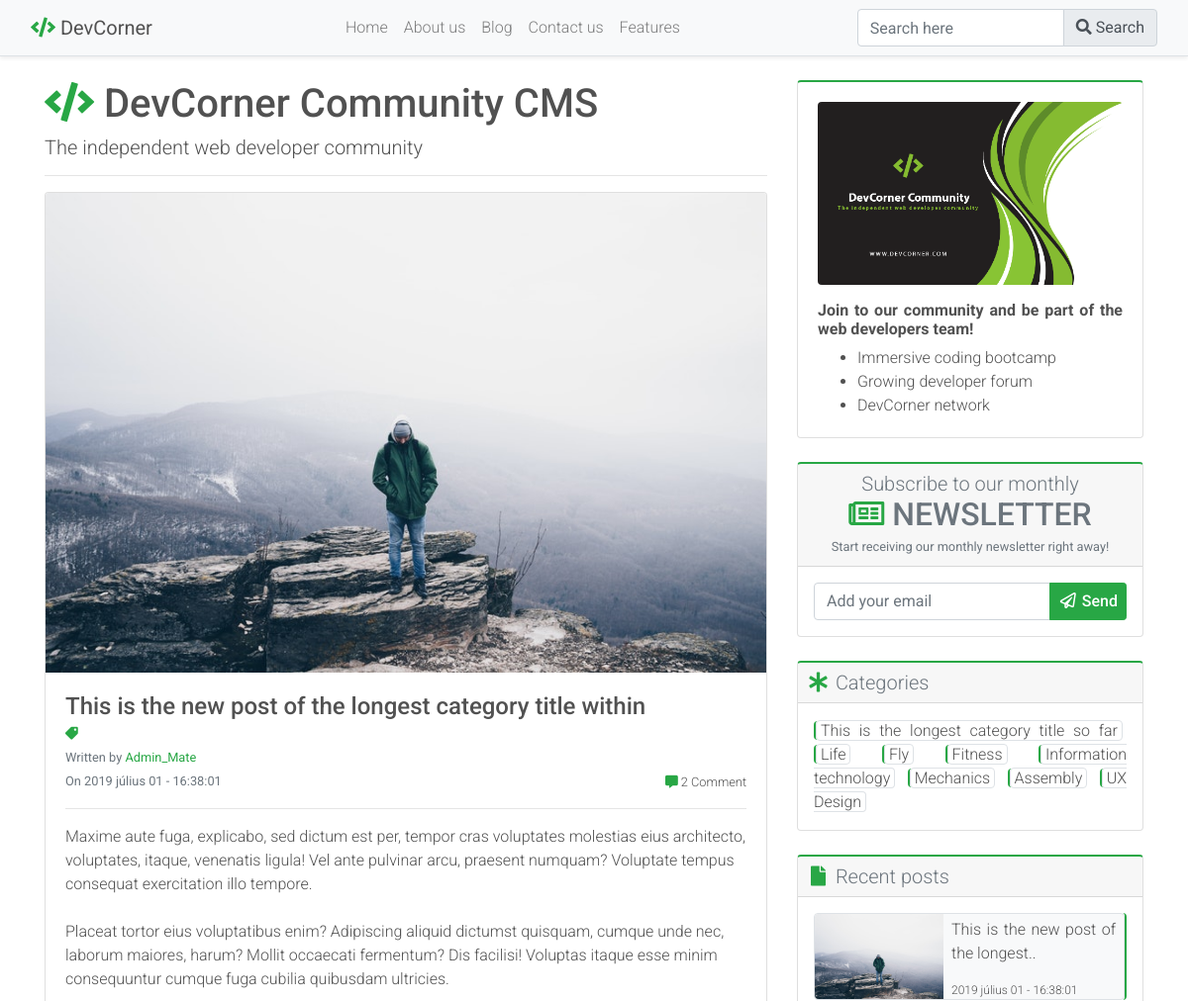
/post_full.php?id=34 (upper part), run on an earlier commit of the app's database.
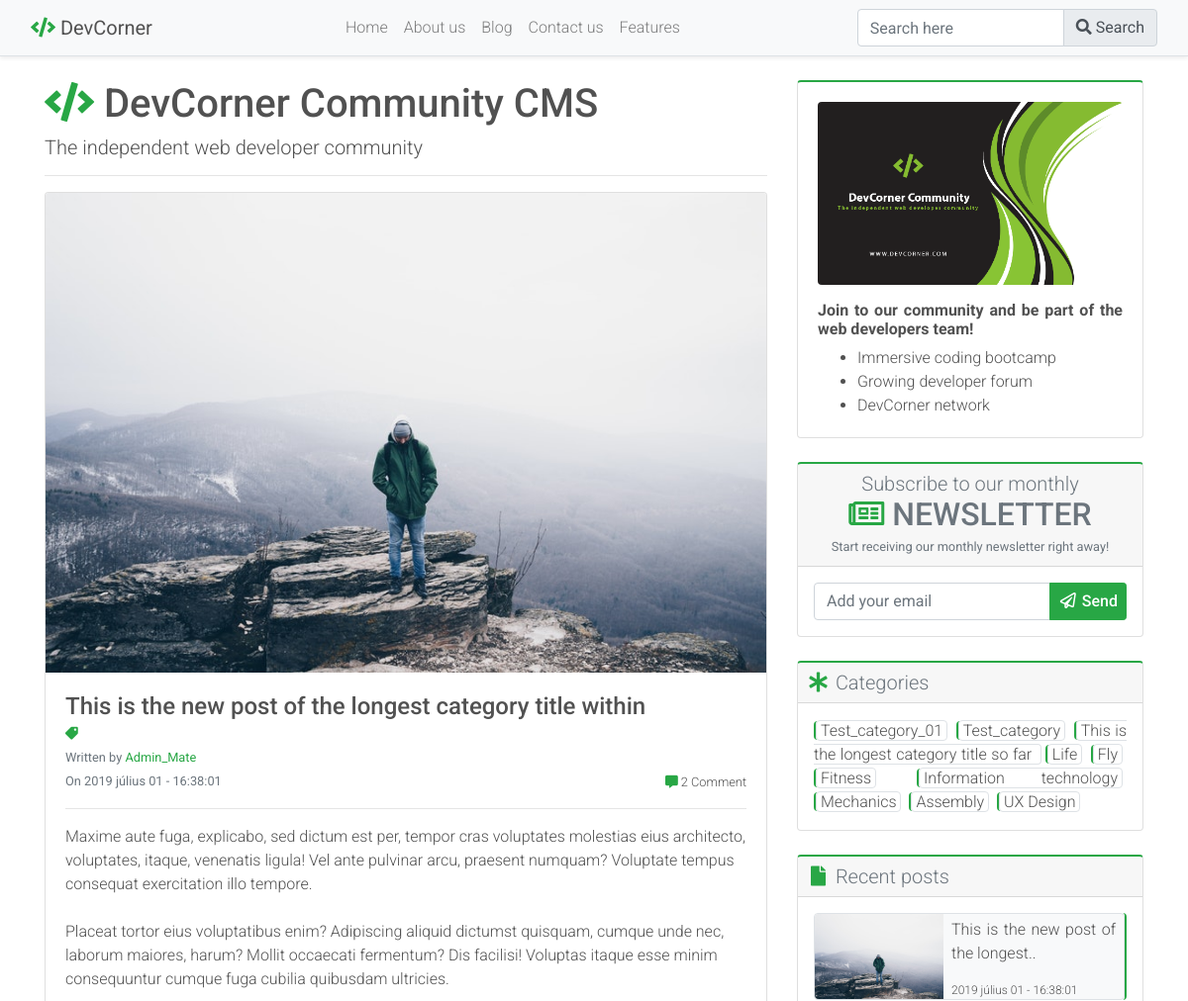
And on a later commit of the database.
### tables this page shows
CREATE TABLE `posts` (
  `id` int(10) NOT NULL,
  `datetime` varchar(50) NOT NULL,
  `title` varchar(300) NOT NULL,
  `category_id` int(11) NOT NULL COMMENT 'Foreign key to category table',
  `author` varchar(50) NOT NULL,
  `image` varchar(50) NOT NULL,
  `post` varchar(10000) NOT NULL
);

CREATE TABLE `category` (
  `id` int(10) NOT NULL,
  `title` varchar(50) NOT NULL,
  `author` varchar(50) NOT NULL,
  `datetime` varchar(50) NOT NULL
);

### includes/functions.php (called while the page is built, shortened)
<?php require_once("includes/db.php"); ?>
<?php
  function   comment_approve($post_id){
    global $connecting_db;
    $sql_approve  = "SELECT COUNT(*) FROM comments WHERE post_id='$post_id' AND status=1";
    $stmt_approve = $connecting_db->query($sql_approve);
    $total_rows   = $stmt_approve->fetch();
    $total        = array_shift($total_rows);
    return $total;
  }
?>

### partials/sidebar_right.php (the view, shortened to what this page needs)
<div class="card line_top">
  <div class="card-body">
    <a href="https://github.com/r4nd3l" target="_blank" title="GitHub Repo">
      <img src="img/devcorner_card.png" class="d-block img-fluid mb-3 rounded" alt="side_banner">
    </a>
    <div class="text-justify">
      <h6 class="font-weight-bold">Join to our community and be part of the web developers team!</h6>
      <ul class="m-0">
        <li>Immersive coding bootcamp</li>
        <li>Growing developer forum</li>
        <li>DevCorner network</li>
      </ul>
    </div>
  </div>
</div>
<br>
<div class="card line_top">
  <div class="card-header text-secondary text-center p-2">
    <h2 class="lead m-0">Subscribe to our monthly</h2>
    <h2 class="m-0"><i class="far fa-newspaper text-success"></i> NEWSLETTER</h2>
    <small>Start receiving our monthly newsletter right away!</small>
  </div>
  <div class="card-body p-3">
    <div class="input-group">
      <input type="text" class="form-control" name="" placeholder="Add your email">
      <div class="input-group-append">
        <button class="btn btn-success btn-sm text-center text-white">
          <h6 class="m-0"><i class="far fa-paper-plane fa-fw"></i> Send</h6>
        </button>
      </div>
    </div>
  </div>
</div>
<br>
<div class="card line_top">
  <div class="card-header text-secondary p-2">
    <h2 class="lead m-0"><i class="fas fa-asterisk fa-fw text-success"></i> Categories</h2>
  </div>
  <div class="card-body text-justify p-3">
    <?php
    global $connecting_db;
    $sql = "SELECT * FROM category ORDER BY id desc";
    $stmt = $connecting_db->query($sql);
    while ($data_rows = $stmt->fetch()) {
      $category_name = $data_rows["title"];
      ?>
      <span class="line_left">
        <a class="border rounded mr-1" href="blog.php?category=<?php echo $category_name; ?>"><span class="mx-1"><?php echo $category_name; ?></span></a>
      </span>
    <?php } ?>
  </div>
</div>
<br>
<div class="card line_top">
  <div class="card-header text-secondary p-2">
    <h2 class="lead m-0"><i class="fas fa-file fa-fw text-success"></i> Recent posts</h2>
  </div>
  <div class="card-body p-3">
    <?php
      global $connecting_db;
      $sql = "SELECT * FROM posts ORDER BY id desc LIMIT 0,5";
      $stmt = $connecting_db->query($sql);
      while ($data_rows = $stmt->fetch()) {
        $id       = $data_rows['id'];
        $title    = $data_rows['title'];
        $datetime = $data_rows['datetime'];
        $image    = $data_rows['image'];
    ?>
      <div class="rounded line_right mb-3 _last">
        <div class="media border rounded bg-light">
          <a href="post_full.php?id=<?php echo htmlentities($id); ?>">
            <img src="uploads/<?php echo htmlentities($image); ?>" class="d-block img-fluid align-self-start rounded-left" width="130" alt="<?php echo htmlentities($title); ?>" title="<?php echo basename(htmlentities($image)); ?>">
          </a>
          <div class="media-body mx-2">
            <a href="post_full.php?id=<?php echo htmlentities($id); ?>">
              <p class="lead fs_4 text-justify mt-1"><?php if(strlen($title)>35){$title = substr($title,0,35).'..';} echo htmlentities($title); ?></p>
            </a>
            <p class="mb-0 fs_3"><?php echo htmlentities($datetime); ?></p>
          </div>
        </div>
      </div>
    <?php } ?>
  </div>
</div>

### post_full.php (shortened to what this page needs)
<?php require_once("includes/db.php"); ?>
<?php require_once("includes/functions.php"); ?>
<!DOCTYPE html>
<html lang="en">
<head>
    <?php require_once('partials/header.php'); ?>
</head>
<body>
    <?php require_once("partials/navbar_public.php"); ?>
  <div class="container">
    <div class="row mt-4">
      <div class="col-sm-8">
        <h1><i class="fas fa-code text-success"></i> DevCorner Community CMS</h1>
        <h1 class="lead">The independent web developer community</h1>
        <hr>
        <?php
          global $connecting_db;
          if (isset($_GET["search_button"])) {
            $search = $_GET["Search"];
            $sql = "SELECT * FROM posts
            WHERE datetime LIKE :search
            OR title LIKE :search
            OR category LIKE :search
            OR post LIKE :search";
            $stmt = $connecting_db->prepare($sql);
            $stmt->bindValue(':search','%'.$search.'%');
            $stmt->execute();
          }
          else{
            $postIdFromURL = $_GET["id"];
            $sql = "SELECT * FROM posts WHERE id='$postIdFromURL'";
            $stmt = $connecting_db->query($sql);
          }
          while($data_rows = $stmt->fetch()){
            $postId            = $data_rows["id"];
            $datetime          = $data_rows["datetime"];
            $post_title        = $data_rows["title"];
            $category          = $data_rows["category_title"];
            $admin             = $data_rows["author"];
            $image             = $data_rows["image"];
            $post_description  = $data_rows["post"];
        ?>
        <div class="card mb-5">
          <img src="uploads/<?php echo htmlentities($image); ?>" class="img-fluid card-img-top" title="<?php echo $image; ?>" alt="<?php echo $image; ?>">
          <div class="card-body">
            <h4 class="bard-title mb-0"><?php echo htmlentities($post_title); ?></h4>
            <small class="text-muted"><i class="fas fa-tag fa-flip-horizontal text-success"></i> <a href=blog.php?category=<?php echo htmlentities($category); ?>"><?php echo htmlentities($category); ?></a></small><br>
            <small class="text-muted">Written by <a href="profile_public.php?username=<?php echo htmlentities($admin); ?>" class="text-success"><?php echo htmlentities($admin); ?></a><br>
            On <?php echo htmlentities($datetime); ?></small>
            <span class="float-right fieldInfo_2 mt-1"><i class="fas fa-comment-alt text-success"></i> <?php echo  comment_approve($postId);?> <a href="#sec_comment" class="scroll_to_section">Comment</a></span>
            <hr>
            <p class="card-text">
              <?php echo nl2br($post_description); ?></p>
          </div>
        </div>
        <?php } ?>
            <?php
              global $connecting_db;
            ?>
      </div>
      <div class="col-sm-4">
        <?php require_once("partials/sidebar_right.php"); ?>
      </div>
    </div>
  </div>
</body>
</html>

### partials/header.php (shortened to what this page needs)
<link rel="stylesheet" href="https://use.fontawesome.com/releases/v5.8.2/css/all.css">
<link rel="stylesheet" href="css/bootstrap_4.3.1.css">
<link rel="stylesheet" href="css/styles.css" type="text/css">

### partials/navbar_public.php (shortened to what this page needs)
<nav class="navbar navbar-expand-lg navbar-light bg-light border-bottom sticky-top shadow-sm">
  <div class="container-fluid">
    <a href="" class="navbar-brand"><i class="fas fa-code text-success"></i> DevCorner</a>
    <div class="collapse navbar-collapse" id="navbar_collapse_CMS">
      <ul class="navbar-nav m-auto">
        <li class="nav-item"><a href="blog.php" class="nav-link">Home</a></li>
        <li class="nav-item"><a href="about_us.php" class="nav-link">About us</a></li>
        <li class="nav-item"><a href="blog.php" class="nav-link">Blog</a></li>
        <li class="nav-item"><a href="contact.php" class="nav-link">Contact us</a></li>
        <li class="nav-item"><a href="features.php" class="nav-link">Features</a></li>
      </ul>
      <ul class="navbar-nav">
        <form class="" action="blog.php">
          <div class="input-group">
            <input type="text" class="form-control" name="Search" placeholder="Search here" aria-label="Search here" aria-describedby="basic-addon2">
            <div class="input-group-append">
              <button class="input-group-text" id="basic-addon2" name="search_button">
                <span class="align-sub"><i class="fas fa-search"></i> Search</span>
              </button>
            </div>
          </div>
        </form>
      </ul>
    </div>
  </div>
</nav>

### css/styles.css (style rules this page uses)
*, *::before, *::after { box-sizing: border-box; }
:root { --dc-: #28a745; --rgba-dc-: rgba(40, 167, 69, 0.5); --rgba-wh-: rgba(255, 255, 255, 0.5); --gr-: #515151; --gr2-: #dee2e6; --wh-: #fefefe; --sg-: #f7f7f7; --sg2-: #dee2e6; --lg-: #b9b9b9; --lg2-: #dfdfdf; --lg3-: rgba(0, 0, 0, 0.5); --gy-: #f7f7f7; --shadow1-: 0 2px 5px 0 rgba(0,0,0,0.16),0 2px 10px 0 rgba(0,0,0,0.12); --shadow2-: 0 0 8px rgba(0,0,0,0.6); --shadow3-: 0 1px 4px rgba(0, 0, 0, 0.27), 0 0 40px rgba(0, 0, 0, 0.08) inset; --shadow4-: 0 0.5rem 1rem rgba(0, 0, 0, 0.15) !important; --text-sh-: 2px 5px 2px rgba(33,33,33,0.25); --card-: perspective(1000px) rotateY(-20deg) translateX(-20px); --rnd-: 0.25rem; --rnd0-: 0; --orange-: #ffc107; --green-: #28a745; --purple-: #dc3545; --blue-: #17a2b8; }
.align-sub { vertical-align: sub; }
html,body { font-family: 'Roboto', Verdana, sans-serif; font-weight: 300; color: var(--gr-); }
body { background: white; }
.navbar-brand { color: var(--gr-) !important; font-weight: normal; }
a { color: var(--gr-); }
.fieldInfo_2 { font-size: 0.8em; }
.line_top { border-top: 2px solid var(--dc-); border-top-left-radius: var(--rnd-); border-top-right-radius: var(--rnd-); }
.line_right { border-right: 2px solid var(--dc-); border-top-right-radius: var(--rnd-); border-bottom-left-radius: var(--rnd-); }
.line_left { border-left: 2px solid var(--dc-); border-top-left-radius: var(--rnd-); border-bottom-left-radius: var(--rnd-); }
.fs_3 { font-size: 0.75rem; }
.fs_4 { font-size: 1rem; }

What changed in the data, as far as the page shows it:
added category: title "Test_category_01"
added category: title "Test_category"
